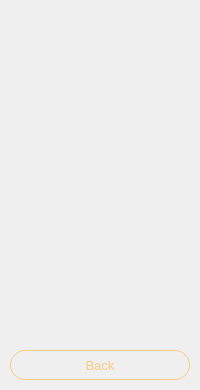
<?xml version="1.0" encoding="UTF-8"?>
<ui version="4.0">
 <class>ReferWithdrawView</class>
 <widget class="QWidget" name="ReferWithdrawView">
  <property name="geometry">
   <rect>
    <x>0</x>
    <y>0</y>
    <width>200</width>
    <height>390</height>
   </rect>
  </property>
  <property name="minimumSize">
   <size>
    <width>200</width>
    <height>390</height>
   </size>
  </property>
  <property name="maximumSize">
   <size>
    <width>200</width>
    <height>390</height>
   </size>
  </property>
  <property name="windowTitle">
   <string>OctoVault VPN</string>
  </property>
  <widget class="QPushButton" name="btnBack">
   <property name="geometry">
    <rect>
     <x>10</x>
     <y>350</y>
     <width>180</width>
     <height>30</height>
    </rect>
   </property>
   <property name="font">
    <font>
     <pointsize>10</pointsize>
    </font>
   </property>
   <property name="styleSheet">
    <string notr="true">QPushButton{
background:transparent;
border: 1px solid #FACA7F;
border-radius: 15px;
color:#FACA7F;
}</string>
   </property>
   <property name="text">
    <string>Back</string>
   </property>
  </widget>
 </widget>
 <resources/>
 <connections/>
</ui>
